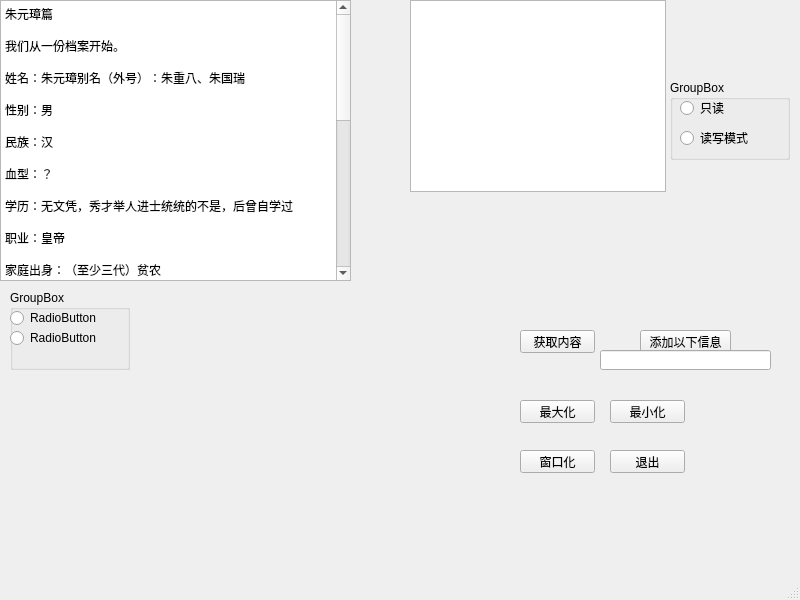
<?xml version="1.0" encoding="UTF-8"?>
<ui version="4.0">
 <class>MainWindow</class>
 <widget class="QMainWindow" name="MainWindow">
  <property name="geometry">
   <rect>
    <x>0</x>
    <y>0</y>
    <width>800</width>
    <height>600</height>
   </rect>
  </property>
  <property name="windowTitle">
   <string>MainWindow</string>
  </property>
  <widget class="QWidget" name="centralwidget">
   <widget class="QPushButton" name="pushButton_5">
    <property name="geometry">
     <rect>
      <x>610</x>
      <y>450</y>
      <width>75</width>
      <height>23</height>
     </rect>
    </property>
    <property name="text">
     <string>退出</string>
    </property>
   </widget>
   <widget class="QPushButton" name="pushButton_6">
    <property name="geometry">
     <rect>
      <x>520</x>
      <y>400</y>
      <width>75</width>
      <height>23</height>
     </rect>
    </property>
    <property name="text">
     <string>最大化</string>
    </property>
   </widget>
   <widget class="QPushButton" name="pushButton">
    <property name="geometry">
     <rect>
      <x>610</x>
      <y>400</y>
      <width>75</width>
      <height>23</height>
     </rect>
    </property>
    <property name="text">
     <string>最小化</string>
    </property>
   </widget>
   <widget class="QPushButton" name="pushButton_2">
    <property name="geometry">
     <rect>
      <x>520</x>
      <y>450</y>
      <width>75</width>
      <height>23</height>
     </rect>
    </property>
    <property name="text">
     <string>窗口化</string>
    </property>
   </widget>
   <widget class="QTextBrowser" name="textBrowser">
    <property name="geometry">
     <rect>
      <x>0</x>
      <y>0</y>
      <width>351</width>
      <height>281</height>
     </rect>
    </property>
    <property name="html">
     <string>&lt;!DOCTYPE HTML PUBLIC &quot;-//W3C//DTD HTML 4.0//EN&quot; &quot;http://www.w3.org/TR/REC-html40/strict.dtd&quot;&gt;
&lt;html&gt;&lt;head&gt;&lt;meta name=&quot;qrichtext&quot; content=&quot;1&quot; /&gt;&lt;style type=&quot;text/css&quot;&gt;
p, li { white-space: pre-wrap; }
&lt;/style&gt;&lt;/head&gt;&lt;body style=&quot; font-family:'SimSun'; font-size:9pt; font-weight:400; font-style:normal;&quot;&gt;
&lt;p style=&quot; margin-top:0px; margin-bottom:0px; margin-left:0px; margin-right:0px; -qt-block-indent:0; text-indent:0px;&quot;&gt;朱元璋篇&lt;/p&gt;
&lt;p style=&quot;-qt-paragraph-type:empty; margin-top:0px; margin-bottom:0px; margin-left:0px; margin-right:0px; -qt-block-indent:0; text-indent:0px;&quot;&gt;&lt;br /&gt;&lt;/p&gt;
&lt;p style=&quot; margin-top:0px; margin-bottom:0px; margin-left:0px; margin-right:0px; -qt-block-indent:0; text-indent:0px;&quot;&gt;我们从一份档案开始。&lt;/p&gt;
&lt;p style=&quot;-qt-paragraph-type:empty; margin-top:0px; margin-bottom:0px; margin-left:0px; margin-right:0px; -qt-block-indent:0; text-indent:0px;&quot;&gt;&lt;br /&gt;&lt;/p&gt;
&lt;p style=&quot; margin-top:0px; margin-bottom:0px; margin-left:0px; margin-right:0px; -qt-block-indent:0; text-indent:0px;&quot;&gt;姓名：朱元璋别名（外号）：朱重八、朱国瑞&lt;/p&gt;
&lt;p style=&quot;-qt-paragraph-type:empty; margin-top:0px; margin-bottom:0px; margin-left:0px; margin-right:0px; -qt-block-indent:0; text-indent:0px;&quot;&gt;&lt;br /&gt;&lt;/p&gt;
&lt;p style=&quot; margin-top:0px; margin-bottom:0px; margin-left:0px; margin-right:0px; -qt-block-indent:0; text-indent:0px;&quot;&gt;性别：男&lt;/p&gt;
&lt;p style=&quot;-qt-paragraph-type:empty; margin-top:0px; margin-bottom:0px; margin-left:0px; margin-right:0px; -qt-block-indent:0; text-indent:0px;&quot;&gt;&lt;br /&gt;&lt;/p&gt;
&lt;p style=&quot; margin-top:0px; margin-bottom:0px; margin-left:0px; margin-right:0px; -qt-block-indent:0; text-indent:0px;&quot;&gt;民族：汉&lt;/p&gt;
&lt;p style=&quot;-qt-paragraph-type:empty; margin-top:0px; margin-bottom:0px; margin-left:0px; margin-right:0px; -qt-block-indent:0; text-indent:0px;&quot;&gt;&lt;br /&gt;&lt;/p&gt;
&lt;p style=&quot; margin-top:0px; margin-bottom:0px; margin-left:0px; margin-right:0px; -qt-block-indent:0; text-indent:0px;&quot;&gt;血型：？&lt;/p&gt;
&lt;p style=&quot;-qt-paragraph-type:empty; margin-top:0px; margin-bottom:0px; margin-left:0px; margin-right:0px; -qt-block-indent:0; text-indent:0px;&quot;&gt;&lt;br /&gt;&lt;/p&gt;
&lt;p style=&quot; margin-top:0px; margin-bottom:0px; margin-left:0px; margin-right:0px; -qt-block-indent:0; text-indent:0px;&quot;&gt;学历：无文凭，秀才举人进士统统的不是，后曾自学过&lt;/p&gt;
&lt;p style=&quot;-qt-paragraph-type:empty; margin-top:0px; margin-bottom:0px; margin-left:0px; margin-right:0px; -qt-block-indent:0; text-indent:0px;&quot;&gt;&lt;br /&gt;&lt;/p&gt;
&lt;p style=&quot; margin-top:0px; margin-bottom:0px; margin-left:0px; margin-right:0px; -qt-block-indent:0; text-indent:0px;&quot;&gt;职业：皇帝&lt;/p&gt;
&lt;p style=&quot;-qt-paragraph-type:empty; margin-top:0px; margin-bottom:0px; margin-left:0px; margin-right:0px; -qt-block-indent:0; text-indent:0px;&quot;&gt;&lt;br /&gt;&lt;/p&gt;
&lt;p style=&quot; margin-top:0px; margin-bottom:0px; margin-left:0px; margin-right:0px; -qt-block-indent:0; text-indent:0px;&quot;&gt;家庭出身：（至少三代）贫农&lt;/p&gt;
&lt;p style=&quot;-qt-paragraph-type:empty; margin-top:0px; margin-bottom:0px; margin-left:0px; margin-right:0px; -qt-block-indent:0; text-indent:0px;&quot;&gt;&lt;br /&gt;&lt;/p&gt;
&lt;p style=&quot; margin-top:0px; margin-bottom:0px; margin-left:0px; margin-right:0px; -qt-block-indent:0; text-indent:0px;&quot;&gt;生卒：1328－1398&lt;/p&gt;
&lt;p style=&quot;-qt-paragraph-type:empty; margin-top:0px; margin-bottom:0px; margin-left:0px; margin-right:0px; -qt-block-indent:0; text-indent:0px;&quot;&gt;&lt;br /&gt;&lt;/p&gt;
&lt;p style=&quot; margin-top:0px; margin-bottom:0px; margin-left:0px; margin-right:0px; -qt-block-indent:0; text-indent:0px;&quot;&gt;最喜欢的颜色：黄色（这个好像没得选）&lt;/p&gt;
&lt;p style=&quot;-qt-paragraph-type:empty; margin-top:0px; margin-bottom:0px; margin-left:0px; margin-right:0px; -qt-block-indent:0; text-indent:0px;&quot;&gt;&lt;br /&gt;&lt;/p&gt;
&lt;p style=&quot; margin-top:0px; margin-bottom:0px; margin-left:0px; margin-right:0px; -qt-block-indent:0; text-indent:0px;&quot;&gt;社会关系：&lt;/p&gt;
&lt;p style=&quot;-qt-paragraph-type:empty; margin-top:0px; margin-bottom:0px; margin-left:0px; margin-right:0px; -qt-block-indent:0; text-indent:0px;&quot;&gt;&lt;br /&gt;&lt;/p&gt;
&lt;p style=&quot; margin-top:0px; margin-bottom:0px; margin-left:0px; margin-right:0px; -qt-block-indent:0; text-indent:0px;&quot;&gt;父亲：朱五四，农民&lt;/p&gt;
&lt;p style=&quot;-qt-paragraph-type:empty; margin-top:0px; margin-bottom:0px; margin-left:0px; margin-right:0px; -qt-block-indent:0; text-indent:0px;&quot;&gt;&lt;br /&gt;&lt;/p&gt;
&lt;p style=&quot; margin-top:0px; margin-bottom:0px; margin-left:0px; margin-right:0px; -qt-block-indent:0; text-indent:0px;&quot;&gt;母亲：陈氏，农民（不好意思，史书中好像没有她的名字）&lt;/p&gt;
&lt;p style=&quot;-qt-paragraph-type:empty; margin-top:0px; margin-bottom:0px; margin-left:0px; margin-right:0px; -qt-block-indent:0; text-indent:0px;&quot;&gt;&lt;br /&gt;&lt;/p&gt;
&lt;p style=&quot; margin-top:0px; margin-bottom:0px; margin-left:0px; margin-right:0px; -qt-block-indent:0; text-indent:0px;&quot;&gt;座右铭：你的就是我的，我还是我的&lt;/p&gt;
&lt;p style=&quot;-qt-paragraph-type:empty; margin-top:0px; margin-bottom:0px; margin-left:0px; margin-right:0px; -qt-block-indent:0; text-indent:0px;&quot;&gt;&lt;br /&gt;&lt;/p&gt;
&lt;p style=&quot; margin-top:0px; margin-bottom:0px; margin-left:0px; margin-right:0px; -qt-block-indent:0; text-indent:0px;&quot;&gt;主要经历：&lt;/p&gt;
&lt;p style=&quot;-qt-paragraph-type:empty; margin-top:0px; margin-bottom:0px; margin-left:0px; margin-right:0px; -qt-block-indent:0; text-indent:0px;&quot;&gt;&lt;br /&gt;&lt;/p&gt;
&lt;p style=&quot; margin-top:0px; margin-bottom:0px; margin-left:0px; margin-right:0px; -qt-block-indent:0; text-indent:0px;&quot;&gt;1328 年－1344 年放牛&lt;/p&gt;
&lt;p style=&quot;-qt-paragraph-type:empty; margin-top:0px; margin-bottom:0px; margin-left:0px; margin-right:0px; -qt-block-indent:0; text-indent:0px;&quot;&gt;&lt;br /&gt;&lt;/p&gt;
&lt;p style=&quot; margin-top:0px; margin-bottom:0px; margin-left:0px; margin-right:0px; -qt-block-indent:0; text-indent:0px;&quot;&gt;1344 年－1347 年做和尚，主要工作是出去讨饭（这个……）&lt;/p&gt;
&lt;p style=&quot;-qt-paragraph-type:empty; margin-top:0px; margin-bottom:0px; margin-left:0px; margin-right:0px; -qt-block-indent:0; text-indent:0px;&quot;&gt;&lt;br /&gt;&lt;/p&gt;
&lt;p style=&quot; margin-top:0px; margin-bottom:0px; margin-left:0px; margin-right:0px; -qt-block-indent:0; text-indent:0px;&quot;&gt;1347 年－1352 年做和尚主要工作是撞钟&lt;/p&gt;
&lt;p style=&quot;-qt-paragraph-type:empty; margin-top:0px; margin-bottom:0px; margin-left:0px; margin-right:0px; -qt-block-indent:0; text-indent:0px;&quot;&gt;&lt;br /&gt;&lt;/p&gt;
&lt;p style=&quot; margin-top:0px; margin-bottom:0px; margin-left:0px; margin-right:0px; -qt-block-indent:0; text-indent:0px;&quot;&gt;1352 年－1368 年造反（这个猛）&lt;/p&gt;
&lt;p style=&quot;-qt-paragraph-type:empty; margin-top:0px; margin-bottom:0px; margin-left:0px; margin-right:0px; -qt-block-indent:0; text-indent:0px;&quot;&gt;&lt;br /&gt;&lt;/p&gt;
&lt;p style=&quot; margin-top:0px; margin-bottom:0px; margin-left:0px; margin-right:0px; -qt-block-indent:0; text-indent:0px;&quot;&gt;1368 年－1398 年主要工作是做皇帝&lt;/p&gt;&lt;/body&gt;&lt;/html&gt;</string>
    </property>
   </widget>
   <widget class="QPushButton" name="pushButton_3">
    <property name="geometry">
     <rect>
      <x>520</x>
      <y>330</y>
      <width>75</width>
      <height>23</height>
     </rect>
    </property>
    <property name="text">
     <string>获取内容</string>
    </property>
   </widget>
   <widget class="QPushButton" name="pushButton_4">
    <property name="geometry">
     <rect>
      <x>640</x>
      <y>330</y>
      <width>91</width>
      <height>23</height>
     </rect>
    </property>
    <property name="text">
     <string>添加以下信息</string>
    </property>
   </widget>
   <widget class="QLineEdit" name="lineEdit">
    <property name="geometry">
     <rect>
      <x>600</x>
      <y>350</y>
      <width>171</width>
      <height>20</height>
     </rect>
    </property>
   </widget>
   <widget class="QGroupBox" name="groupBox">
    <property name="geometry">
     <rect>
      <x>10</x>
      <y>290</y>
      <width>120</width>
      <height>80</height>
     </rect>
    </property>
    <property name="title">
     <string>GroupBox</string>
    </property>
    <widget class="QRadioButton" name="radioButton_2">
     <property name="geometry">
      <rect>
       <x>0</x>
       <y>40</y>
       <width>89</width>
       <height>16</height>
      </rect>
     </property>
     <property name="text">
      <string>RadioButton</string>
     </property>
    </widget>
    <widget class="QRadioButton" name="radioButton">
     <property name="geometry">
      <rect>
       <x>0</x>
       <y>20</y>
       <width>89</width>
       <height>16</height>
      </rect>
     </property>
     <property name="text">
      <string>RadioButton</string>
     </property>
    </widget>
   </widget>
   <widget class="QTextBrowser" name="textBrowser_2">
    <property name="geometry">
     <rect>
      <x>410</x>
      <y>0</y>
      <width>256</width>
      <height>192</height>
     </rect>
    </property>
   </widget>
   <widget class="QGroupBox" name="groupBox_2">
    <property name="geometry">
     <rect>
      <x>670</x>
      <y>80</y>
      <width>120</width>
      <height>80</height>
     </rect>
    </property>
    <property name="title">
     <string>GroupBox</string>
    </property>
    <widget class="QRadioButton" name="radioButton_3">
     <property name="geometry">
      <rect>
       <x>10</x>
       <y>20</y>
       <width>89</width>
       <height>16</height>
      </rect>
     </property>
     <property name="text">
      <string>只读</string>
     </property>
    </widget>
    <widget class="QRadioButton" name="radioButton_4">
     <property name="geometry">
      <rect>
       <x>10</x>
       <y>50</y>
       <width>89</width>
       <height>16</height>
      </rect>
     </property>
     <property name="text">
      <string>读写模式</string>
     </property>
    </widget>
   </widget>
  </widget>
  <widget class="QMenuBar" name="menubar">
   <property name="geometry">
    <rect>
     <x>0</x>
     <y>0</y>
     <width>800</width>
     <height>23</height>
    </rect>
   </property>
  </widget>
  <widget class="QStatusBar" name="statusbar"/>
 </widget>
 <resources/>
 <connections>
  <connection>
   <sender>pushButton_6</sender>
   <signal>clicked()</signal>
   <receiver>MainWindow</receiver>
   <slot>showMaximized()</slot>
   <hints>
    <hint type="sourcelabel">
     <x>575</x>
     <y>445</y>
    </hint>
    <hint type="destinationlabel">
     <x>115</x>
     <y>448</y>
    </hint>
   </hints>
  </connection>
  <connection>
   <sender>pushButton_2</sender>
   <signal>clicked()</signal>
   <receiver>MainWindow</receiver>
   <slot>showNormal()</slot>
   <hints>
    <hint type="sourcelabel">
     <x>565</x>
     <y>475</y>
    </hint>
    <hint type="destinationlabel">
     <x>269</x>
     <y>396</y>
    </hint>
   </hints>
  </connection>
  <connection>
   <sender>pushButton</sender>
   <signal>clicked()</signal>
   <receiver>MainWindow</receiver>
   <slot>showMinimized()</slot>
   <hints>
    <hint type="sourcelabel">
     <x>658</x>
     <y>445</y>
    </hint>
    <hint type="destinationlabel">
     <x>223</x>
     <y>454</y>
    </hint>
   </hints>
  </connection>
  <connection>
   <sender>pushButton_5</sender>
   <signal>clicked()</signal>
   <receiver>MainWindow</receiver>
   <slot>close()</slot>
   <hints>
    <hint type="sourcelabel">
     <x>639</x>
     <y>475</y>
    </hint>
    <hint type="destinationlabel">
     <x>178</x>
     <y>395</y>
    </hint>
   </hints>
  </connection>
  <connection>
   <sender>radioButton</sender>
   <signal>clicked()</signal>
   <receiver>textBrowser</receiver>
   <slot>hide()</slot>
   <hints>
    <hint type="sourcelabel">
     <x>69</x>
     <y>342</y>
    </hint>
    <hint type="destinationlabel">
     <x>190</x>
     <y>299</y>
    </hint>
   </hints>
  </connection>
  <connection>
   <sender>radioButton_2</sender>
   <signal>clicked()</signal>
   <receiver>textBrowser</receiver>
   <slot>show()</slot>
   <hints>
    <hint type="sourcelabel">
     <x>40</x>
     <y>362</y>
    </hint>
    <hint type="destinationlabel">
     <x>254</x>
     <y>299</y>
    </hint>
   </hints>
  </connection>
 </connections>
</ui>
